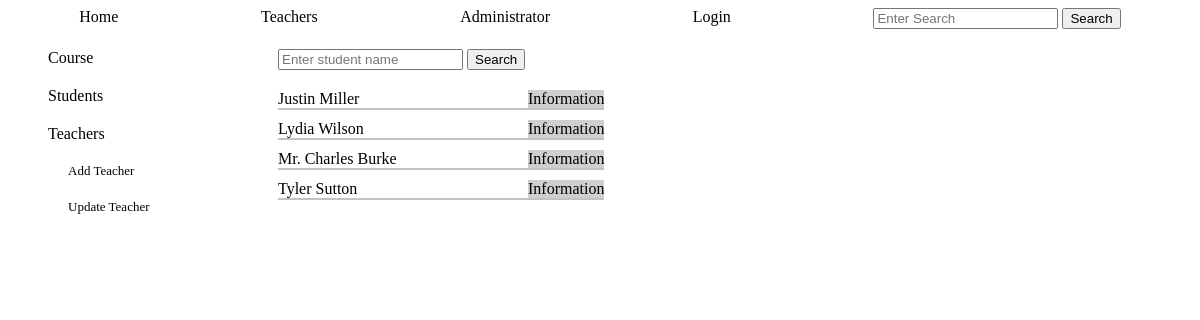
The page /admin_teachers on the database as committed earlier.
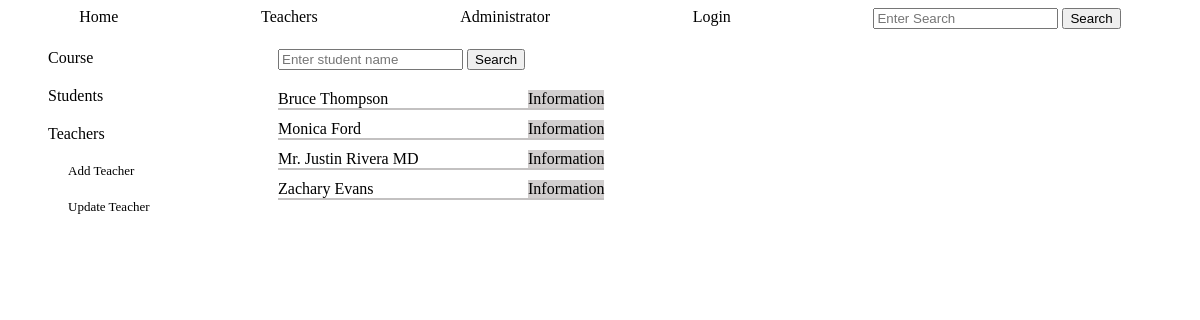
The same page on the database as committed later.
### tables this page shows
CREATE TABLE teachers (
        id INTEGER PRIMARY KEY,
        name TEXT NOT NULL,
        email TEXT NOT NULL UNIQUE,
        phone TEXT
        );

### app.py (the view, shortened to what this page needs)
@app.route('/admin_teachers',methods=['GET', 'POST'])
def admin_teachers():
    return render_template('admin_teachers.html', teachers_objects=create_teachers_objects(crud.read_all('teachers')))

### crud.py (called while the page is built)
def read_all(table):
    return query(f"SELECT * FROM {table}")

### functions.py (called while the page is built)
def create_teachers_objects(teachers: list):
    teachers_objects=[classes.Teacher(teacher[0], teacher[1], teacher[2], teacher[3]) for teacher in teachers]
    return teachers_objects

### setup_db.py (called while the page is built)
def query(sql):
    with sqlite3.connect('students.db') as conn:
        cur=conn.cursor()
        cur.execute(sql)
        return cur.fetchall()

### templates/admin_teachers.html (shortened to what this page needs)
{% include "admin_nav_teachers.html" %}
    <div class="admin_teachers_main">
    <div class="teacher_search">
        <form action="" method="POST">
            <input type="text" name="search" placeholder="Enter student name">
            <input type="submit" value="Search">
        </form>
    </div>
    <div class="teachers_list">
        {% for teacher in teachers_objects %}
        <div class="teacher_info">
            <span class="teacher_name">{{teacher.name}}</span>
            <a href="/teacher_info/{{teacher.tid}}">Information</a>
        </div>
        {% endfor %}
    </div>
</div>

Rows that differ between the two databases and show on the page:
changed teachers: name "Justin Miller" → "Bruce Thompson"
changed teachers: name "Lydia Wilson" → "Monica Ford"
changed teachers: name "Mr. Charles Burke" → "Mr. Justin Rivera MD"
changed teachers: name "Tyler Sutton" → "Zachary Evans"
